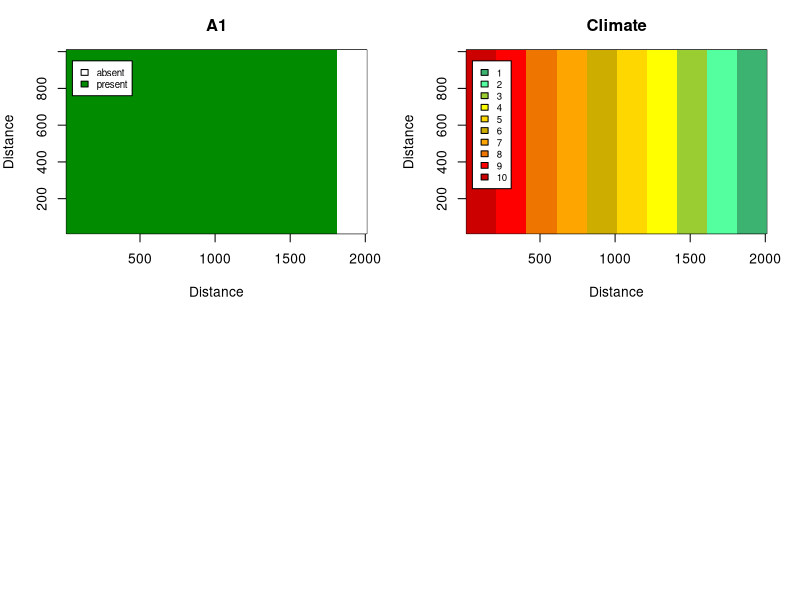

The R source for this figure: (Note: a time limit stopped this script after it produced the figure.)
#50 x 100 20mx20m plot landscape w/10 climates.  
# Columns 1-10 climate 10, col 11-20 climate 9, col 21-30 climate 8; col 31-40 climate 7; col 41-50 climate 6; col 51-60 climate 5; col 61-70 climate 4; col 71-80 climate 3; col 81-90 climate 2; and col 91-100 climate 1.

#Plastic climate response, single genotype

#Output: Map of initial distribution, text file of population numbers, dispersal kernel graphs, dispersal matrices saved in R file 

##############Setup plot
Plot.width <- 50
Plot.length <- 100
C.width <- Plot.length/10
CellNum <- (Plot.width*Plot.length)

 #Habitat cells
   KK <- 1:CellNum
   #habitat cell quality - climate, given by 1 (cold) to 10 (hot)
kq <- c(rep(10,Plot.width*C.width),rep(9,Plot.width*C.width),rep(8,Plot.width*C.width),rep(7,Plot.width*C.width),rep(6,Plot.width*C.width),rep(5,Plot.width*C.width),rep(4,Plot.width*C.width),rep(3,Plot.width*C.width),rep(2,Plot.width*C.width),rep(1,Plot.width*C.width)) 
   
   #Cell indexing - form into rectangle
   index <- cbind(row=rep(1:Plot.length,each=Plot.width),column=rep(1:Plot.width,Plot.length)) #xy coord
   
 clim.state <- matrix(kq,ncol=Plot.width,nrow=Plot.length,byrow=T)
    

########Annual population
 #Two size classes - seeds and adults
   JJ <- 1:2

   #Genotypes - just one 
   II <- 1  
   
      #Initial population structure
   n.entry <- length(KK)*length(II)*length(JJ) 
   #habitat cells (5000) x genotypes (1) x size classes (5)
   N.i <- rep(0,n.entry)
   dim(N.i) <- c(length(KK),length(JJ),length(II)) #5000 x 5 matrix
   
   ## Where individuals start out
   for(k in KK){
   #Climate 1...10
   	if(kq[k]==10) N.i[k,1,] <- 400   #seeds
   	if(kq[k]==9)  N.i[k,1,] <- 800   #seeds
   	if(kq[k]==8)  N.i[k,1,] <- 2000   #seeds 
   	if(kq[k]==7)  N.i[k,1,] <- 2000   #seeds 
   	if(kq[k]==6)  N.i[k,1,] <- 2000   #seeds 
   	if(kq[k]==5)  N.i[k,1,] <- 2000   #seeds 
   	if(kq[k]==4)  N.i[k,1,] <- 2000   #seeds 
   	if(kq[k]==3)  N.i[k,1,] <- 800   #seeds 
   	if(kq[k]==2)  N.i[k,1,] <- 400   #seeds
   } 
   
   ##where are the genotypes (seeds)?  
   pop.state <- rep(0,length(KK))
   
   for(k in KK){
   	if(sum(N.i[k,1,II])>0)  pop.state[k] <-  1   		  	
   }
   		 
   mat.pop.state <- matrix(pop.state,ncol=Plot.width,nrow=Plot.length,byrow=T) 
   
jpeg(filename="Initial_Annual_P.jpg",width=9,height=7, units='in', res=500)
par(mfrow=c(2,2),mar=c(4,4,3,2))  
 image(x=c((1:Plot.length)*20),y=c((1:Plot.width)*20),z=mat.pop.state,col=c("white","green4"),breaks=c(0,0.7,1),xlab="Distance",ylab="Distance",main="A1") 
 legend(50,950,legend=c("absent","present"), fill=c("white","green4") ,cex=0.7) 

image(x=c((1:Plot.length)*20),y=c((1:Plot.width)*20),z=clim.state ,col=c("mediumseagreen","seagreen1","yellowgreen","yellow","gold1","gold3","orange","darkorange2","red1","red3"),breaks=c(0.5,1.5,2.5,3.5,4.5,5.5,6.5,7.5,8.5,9.5,10.5),xlab="Distance",ylab="Distance",main="Climate") 
legend(50,950,legend=c("1","2","3","4","5","6","7","8","9","10"), fill=c("mediumseagreen","seagreen1","yellowgreen","yellow","gold1","gold3","orange","darkorange2","red1","red3"),cex=0.7)  
dev.off()    

#export as text file
Pop.i <- N.i
write.table(Pop.i,"InitialPop_Annual_P.txt")      


####### Vegetative processes
Ideal <- 6   #Ideal climate  

max.fec <- 300  #maximum seed production for each size class #was 500
max.pol <- 8000  #maximum pollen production for each size class #was 10000
max.germ <- 0.3		#maximum germination 
#max.surv <- 0.05 #maximum survival for seeds in seedbank

SFclim <- c(1,0.9,0.75,0.4,0.1,0,0,0,0) #survival/fecundity effect of climate, ideal, 1-6 steps

TGclim <- c(1,0.85,0.7,0.4,0.2,0,0,0,0) #transition/germination effect of climate; ideal, 1 step-6 steps

##########Dispersal
###2D-t seed dispersal
#mean dispersal = 1 m
u.1 <- (2/pi)^2 #0.41
#mean dispersal = 20 m
u.20 <- (20*2/pi)^2 #364.8
#mean dispersal = 50 m
u.50 <- (50*2/pi)^2 #1013.2


x1 <- seq(0,2010,by=0.1)
pd.1 <- 1/(pi*u.1*(1+((x1^2)/u.1))^2)
pd.20 <- 1/(pi*u.20*(1+((x1^2)/u.20))^2)
pd.50 <- 1/(pi*u.50*(1+((x1^2)/u.50))^2)


#probability of dispersing to each 20 m distance category (up to 2010 m)
div <- seq(101,20101,by=200)
Sd.prob.1 <- rep(0,100)
Sd.prob.20 <- rep(0,100)
Sd.prob.50 <- rep(0,100)
for(i in 1:100) {
  if(i==1){
  	  Sd.prob.1[i] <- sum(pd.1[1:div[i]])
  	  Sd.prob.20[i] <- sum(pd.20[1:div[i]])
  	  Sd.prob.50[i] <- sum(pd.50[1:div[i]])
  }
    if(i>1){
  	  Sd.prob.1[i] <- sum(pd.1[(div[i-1]+1):div[i]])
  	  Sd.prob.20[i] <- sum(pd.20[(div[i-1]+1):div[i]])
  	  Sd.prob.50[i] <- sum(pd.50[(div[i-1]+1):div[i]])
  }
	}
Sd.prob.1 <- Sd.prob.1/sum(Sd.prob.1)	
Sd.prob.20 <- Sd.prob.20/sum(Sd.prob.20)
Sd.prob.50 <- Sd.prob.50/sum(Sd.prob.50)
	
#number of cells per 20 m category
cell.d.num <- 1
for(i in 2:100){
	cell.d.num <- c(cell.d.num,8*(i-1))
}
#probability of dispersing to individual cells within 20 m distance categories (up to 2010 m)
Sd.prob.1.e <- Sd.prob.1/cell.d.num
Sd.prob.20.e <- Sd.prob.20/cell.d.num
Sd.prob.50.e <- Sd.prob.50/cell.d.num

#cell "coordinates"
X <- numeric(0)
Y <- numeric(0)
for(i in 1:100){
	X <- c(X,rep(i,50))
	Y <- c(Y,seq(1,50,by=1))
	}
cell.coord <- cbind(KK,X,Y)

#distance matrix
# to calculate distances
distmat <- function(x1,y1,x2,y2){
    xd <- outer(x1,x2,function(x1,x2) (x1 - x2)^2)
    yd <- outer(y1,y2,function(y1,y2) (y1 - y2)^2)
    d <- t(sqrt(xd + yd)) 
    return(d)
}

cell.dist <- distmat(X,Y,X,Y)

##Seed dispersal matrix
SD.mat.20 <- matrix(0,length(KK),length(KK))
  for(i in KK){
  	  SD.mat.20[i,i]<-Sd.prob.20.e[1]
  	for(d in 2:100){
  		a <- which(cell.dist[i,]>=(d-1) & cell.dist[i,]<d)
  		SD.mat.20[i,a]<-Sd.prob.20.e[d]
  	}
  }
  
SD.mat.1 <- matrix(0,length(KK),length(KK))
  for(i in KK){
  	  SD.mat.1[i,i]<-Sd.prob.1.e[1]
  	for(d in 2:100){
  		a <- which(cell.dist[i,]>=(d-1) & cell.dist[i,]<d)
  		SD.mat.1[i,a]<-Sd.prob.1.e[d]
  	}
  }  
  
SD.mat.50 <- matrix(0,length(KK),length(KK))
  for(i in KK){
  	  SD.mat.50[i,i]<-Sd.prob.50.e[1]
  	for(d in 2:100){
  		a <- which(cell.dist[i,]>=(d-1) & cell.dist[i,]<d)
  		SD.mat.50[i,a]<-Sd.prob.50.e[d]
  	}
  }


save.image(file="AnnMod_P_Setup.RData")
